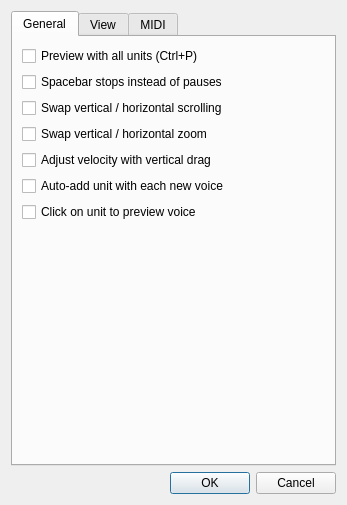
<?xml version="1.0" encoding="UTF-8"?>
<ui version="4.0">
 <class>SettingsDialog</class>
 <widget class="QDialog" name="SettingsDialog">
  <property name="geometry">
   <rect>
    <x>0</x>
    <y>0</y>
    <width>347</width>
    <height>505</height>
   </rect>
  </property>
  <property name="windowTitle">
   <string>Settings</string>
  </property>
  <layout class="QVBoxLayout" name="verticalLayout">
   <item>
    <widget class="QTabWidget" name="tabWidget">
     <property name="currentIndex">
      <number>0</number>
     </property>
     <widget class="QWidget" name="tab">
      <attribute name="title">
       <string>General</string>
      </attribute>
      <layout class="QVBoxLayout" name="verticalLayout_3">
       <item>
        <widget class="QCheckBox" name="chordPreviewCheck">
         <property name="text">
          <string>Preview with all units (Ctrl+P)</string>
         </property>
        </widget>
       </item>
       <item>
        <widget class="QCheckBox" name="pauseReseekCheck">
         <property name="text">
          <string>Spacebar stops instead of pauses</string>
         </property>
        </widget>
       </item>
       <item>
        <widget class="QCheckBox" name="swapScrollOrientationCheck">
         <property name="text">
          <string>Swap vertical / horizontal scrolling</string>
         </property>
        </widget>
       </item>
       <item>
        <widget class="QCheckBox" name="swapZoomOrientationCheck">
         <property name="text">
          <string>Swap vertical / horizontal zoom</string>
         </property>
        </widget>
       </item>
       <item>
        <widget class="QCheckBox" name="velocityDragCheck">
         <property name="text">
          <string>Adjust velocity with vertical drag</string>
         </property>
        </widget>
       </item>
       <item>
        <widget class="QCheckBox" name="autoAddUnitCheck">
         <property name="text">
          <string>Auto-add unit with each new voice</string>
         </property>
        </widget>
       </item>
       <item>
        <widget class="QCheckBox" name="unitPreviewClickCheck">
         <property name="text">
          <string>Click on unit to preview voice</string>
         </property>
        </widget>
       </item>
       <item>
        <spacer name="verticalSpacer_2">
         <property name="orientation">
          <enum>Qt::Vertical</enum>
         </property>
         <property name="sizeHint" stdset="0">
          <size>
           <width>20</width>
           <height>40</height>
          </size>
         </property>
        </spacer>
       </item>
      </layout>
     </widget>
     <widget class="QWidget" name="tab_5">
      <attribute name="title">
       <string>View</string>
      </attribute>
      <layout class="QVBoxLayout" name="verticalLayout_2">
       <item>
        <widget class="QLabel" name="label_2">
         <property name="text">
          <string>Style (Must restart)</string>
         </property>
        </widget>
       </item>
       <item>
        <layout class="QHBoxLayout" name="horizontalLayout">
         <item>
          <widget class="QComboBox" name="styleCombo">
           <property name="sizePolicy">
            <sizepolicy hsizetype="Expanding" vsizetype="Fixed">
             <horstretch>0</horstretch>
             <verstretch>0</verstretch>
            </sizepolicy>
           </property>
          </widget>
         </item>
         <item>
          <widget class="QPushButton" name="styleButton">
           <property name="sizePolicy">
            <sizepolicy hsizetype="Maximum" vsizetype="Fixed">
             <horstretch>0</horstretch>
             <verstretch>0</verstretch>
            </sizepolicy>
           </property>
           <property name="text">
            <string>...</string>
           </property>
          </widget>
         </item>
        </layout>
       </item>
       <item>
        <widget class="QCheckBox" name="showWelcomeDialogCheck">
         <property name="text">
          <string>Show welcome dialog on startup</string>
         </property>
        </widget>
       </item>
       <item>
        <widget class="QCheckBox" name="showVolumeMeterLabelsCheck">
         <property name="text">
          <string>Show peak meter numbers</string>
         </property>
        </widget>
       </item>
       <item>
        <widget class="QLabel" name="label_3">
         <property name="text">
          <string>Keyboard</string>
         </property>
        </widget>
       </item>
       <item>
        <widget class="Line" name="line">
         <property name="orientation">
          <enum>Qt::Horizontal</enum>
         </property>
        </widget>
       </item>
       <item>
        <widget class="QCheckBox" name="octaveMarkerACheck">
         <property name="text">
          <string>Display octave markers on A</string>
         </property>
        </widget>
       </item>
       <item>
        <widget class="QCheckBox" name="alternateTuningCheck">
         <property name="text">
          <string>Show alternate tuning systems (beta)</string>
         </property>
        </widget>
       </item>
       <item>
        <widget class="QWidget" name="alternateTuningSystemContainer" native="true">
         <layout class="QVBoxLayout" name="verticalLayout_5">
          <property name="leftMargin">
           <number>0</number>
          </property>
          <property name="topMargin">
           <number>0</number>
          </property>
          <property name="rightMargin">
           <number>0</number>
          </property>
          <property name="bottomMargin">
           <number>0</number>
          </property>
          <item>
           <widget class="QLabel" name="label_4">
            <property name="toolTip">
             <string extracomment="Pattern of white and black keys to fill the octave, starting on A. Use Snap-Y in the sidemenu to select input edo"/>
            </property>
            <property name="text">
             <string>Background piano pattern (?)</string>
            </property>
           </widget>
          </item>
          <item>
           <widget class="QLineEdit" name="rowDisplayEdit"/>
          </item>
         </layout>
        </widget>
       </item>
       <item>
        <spacer name="verticalSpacer_3">
         <property name="orientation">
          <enum>Qt::Vertical</enum>
         </property>
         <property name="sizeHint" stdset="0">
          <size>
           <width>20</width>
           <height>40</height>
          </size>
         </property>
        </spacer>
       </item>
      </layout>
     </widget>
     <widget class="QWidget" name="tab_2">
      <attribute name="title">
       <string>MIDI</string>
      </attribute>
      <layout class="QVBoxLayout" name="verticalLayout_4">
       <item>
        <widget class="QLabel" name="label">
         <property name="text">
          <string>Input port</string>
         </property>
        </widget>
       </item>
       <item>
        <widget class="QComboBox" name="midiInputPortCombo"/>
       </item>
       <item>
        <widget class="QCheckBox" name="autoConnectMidiCheck">
         <property name="text">
          <string>Connect to last MIDI device on startup</string>
         </property>
        </widget>
       </item>
       <item>
        <widget class="QCheckBox" name="autoAdvanceCheck">
         <property name="text">
          <string>Auto-step on note input (Ctrl+L)</string>
         </property>
        </widget>
       </item>
       <item>
        <widget class="QCheckBox" name="polyphonicMidiNotePreviewCheck">
         <property name="text">
          <string>Polyphonic note preview</string>
         </property>
        </widget>
       </item>
       <item>
        <spacer name="verticalSpacer">
         <property name="orientation">
          <enum>Qt::Vertical</enum>
         </property>
         <property name="sizeHint" stdset="0">
          <size>
           <width>20</width>
           <height>40</height>
          </size>
         </property>
        </spacer>
       </item>
      </layout>
     </widget>
    </widget>
   </item>
   <item>
    <widget class="QDialogButtonBox" name="buttonBox">
     <property name="orientation">
      <enum>Qt::Horizontal</enum>
     </property>
     <property name="standardButtons">
      <set>QDialogButtonBox::Cancel|QDialogButtonBox::Ok</set>
     </property>
    </widget>
   </item>
  </layout>
 </widget>
 <resources/>
 <connections>
  <connection>
   <sender>buttonBox</sender>
   <signal>accepted()</signal>
   <receiver>SettingsDialog</receiver>
   <slot>accept()</slot>
   <hints>
    <hint type="sourcelabel">
     <x>248</x>
     <y>254</y>
    </hint>
    <hint type="destinationlabel">
     <x>157</x>
     <y>274</y>
    </hint>
   </hints>
  </connection>
  <connection>
   <sender>buttonBox</sender>
   <signal>rejected()</signal>
   <receiver>SettingsDialog</receiver>
   <slot>reject()</slot>
   <hints>
    <hint type="sourcelabel">
     <x>316</x>
     <y>260</y>
    </hint>
    <hint type="destinationlabel">
     <x>286</x>
     <y>274</y>
    </hint>
   </hints>
  </connection>
 </connections>
</ui>
